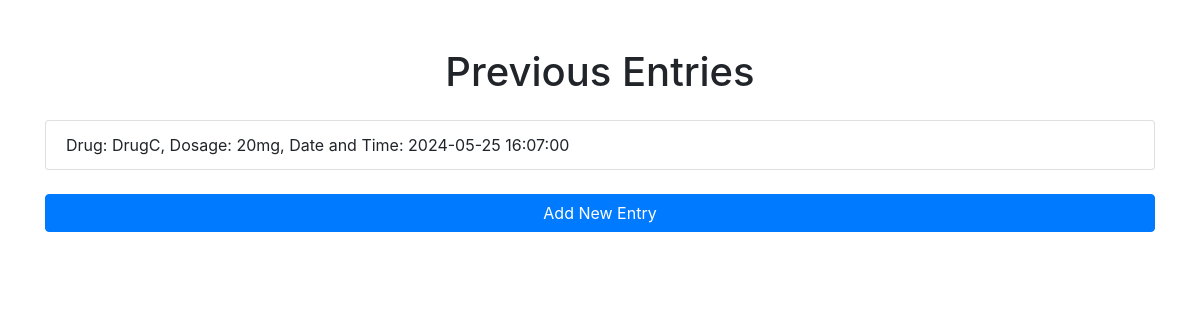
Screenshot of /entries (signed in) with the database file from the repository.
### tables this page shows
CREATE TABLE Kartoteke (
    Kartoteke_id INTEGER PRIMARY KEY AUTOINCREMENT,
    patient_id INTEGER NOT NULL,
    Zdravilo TEXT NOT NULL,
    Odmerjanje TEXT NOT NULL,
    Datum_in_cas TEXT NOT NULL,
    FOREIGN KEY (patient_id) REFERENCES Osebe(patient_id)
);

### app.py (the view)
@app.route('/entries', methods=['GET'])
def get_entries():
    if 'user_id' not in session:
        flash("Please log in first.", "error")
        return redirect(url_for('login'))
    patient_id = session['user_id']
    conn = sqlite3.connect('bazazdravil.db')
    cur = conn.cursor()
    cur.execute("SELECT * FROM Kartoteke WHERE patient_id = ?", (patient_id,))
    entries = cur.fetchall()
    conn.close()
    return render_template('entries.html', entries=entries)

### templates/entries.html (shortened to what this page needs)
<!DOCTYPE html>
<html>
<head>
    <link href="https://stackpath.bootstrapcdn.com/bootstrap/4.5.2/css/bootstrap.min.css" rel="stylesheet">
</head>
<body>
    <div class="container mt-5">
        <h1 class="text-center">Previous Entries</h1>
        <ul class="list-group mt-4">
        {% for entry in entries %}
            <li class="list-group-item">Drug: {{ entry[2] }}, Dosage: {{ entry[3] }}, Date and Time: {{ entry[4] }}</li>
        {% endfor %}
        </ul>
        <a href="{{ url_for('form') }}" class="btn btn-primary btn-block mt-4">Add New Entry</a>
    </div>
</body>
</html>

### rows the page displays
Kartoteke: Zdravilo "DrugC", Odmerjanje "20mg", Datum_in_cas "2024-05-25 16:07:00"
